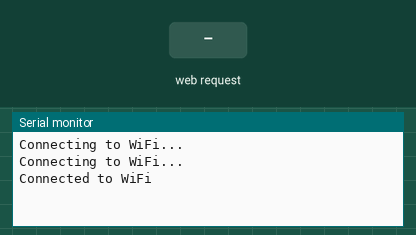
The sketch below on a simulated ESP32. On the bench: the last lines printed to the serial monitor. The test bench sets the inputs (shaded band). WiFi joins after 1.5 s; servers stay silent unless stated.

Above: at 3.2 s.
3.3 s: HTTP request GET /custom-command?value=1 received
At 4.1 s:
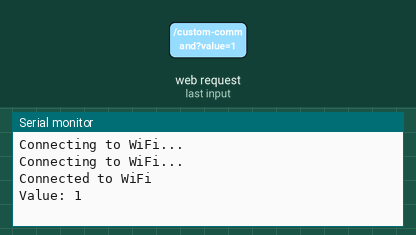
4.8 s: HTTP request GET /custom-command?state=1 received
At 5.3 s:
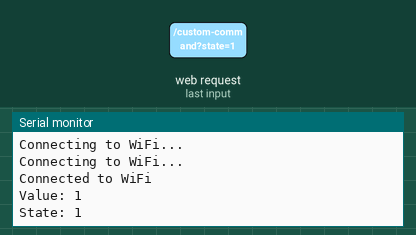

Measured:
- after the input at 3.3 s, the serial monitor: prints a new line at once (image 1)
- after the input at 4.8 s, the serial monitor: prints a new line at once (image 2)

The sketch:

esp32-ultimate-control.ino
```cpp
#include <WiFi.h>
#include <ESPAsyncWebServer.h>
#include <SoftwareSerial.h>

SoftwareSerial body(2, 4);
SoftwareSerial voice(18, 19);

const char* ssid = "Test1";          // Your WiFi SSID
const char* password = "12345678";   // Your WiFi password

// Create an instance of the web server
AsyncWebServer server(80);

void setup() {
  Serial.begin(115200);
  body.begin(9600);


  // Connect to Wi-Fi
  WiFi.begin(ssid, password);
  while (WiFi.status() != WL_CONNECTED) {
    delay(1000);
    Serial.println("Connecting to WiFi...");
  }
  Serial.println("Connected to WiFi");

  // Route to handle the root page
  server.on("/", HTTP_GET, [](AsyncWebServerRequest *request){
    request->send(200, "text/html", "<html><body><h1>Hello, ESP32!</h1></body></html>");
  });

  // Route to execute a custom command
  // Route to execute a custom command
server.on("/custom-command", HTTP_GET, [](AsyncWebServerRequest *request){
    if (request->hasParam("value")) {
        String value = request->getParam("value")->value();
        Serial.println("Value: " + value);
        body.println(value);
        // Handle the "value" parameter
        // Your code here to process the value parameter

        request->send(200, "text/plain", "Value received and printed: " + value);
    } else if (request->hasParam("state")) {
        String state = request->getParam("state")->value();
        Serial.println("State: " + state);
        voice.println(state);
        // Handle the "state" parameter
        // Your code here to process the state parameter

        request->send(200, "text/plain", "State received and printed: " + state);
    } else {
        request->send(400, "text/plain", "Value or State parameter missing.");
    }
});


  // Start the server
  server.begin();
}

void loop() {
  // Your code here
}
```
